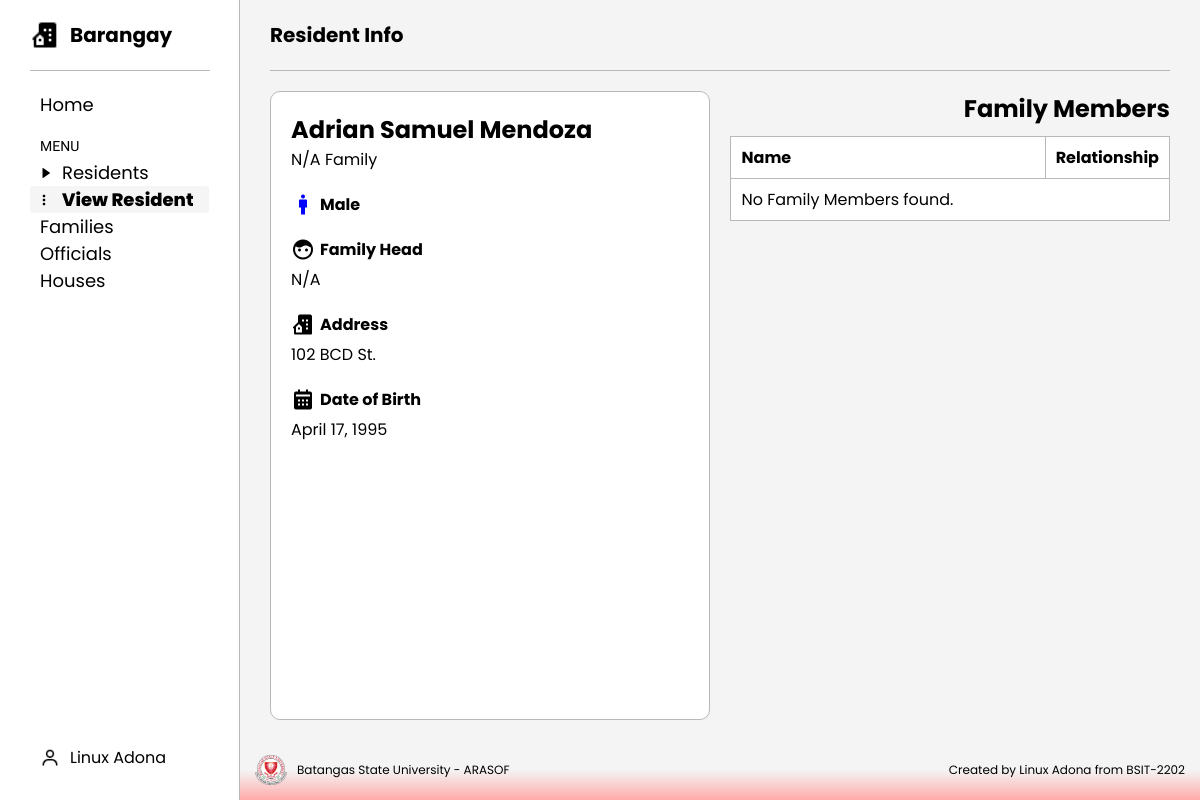
The page /residents-page/view_resident.php?id=66 on the database as committed earlier.
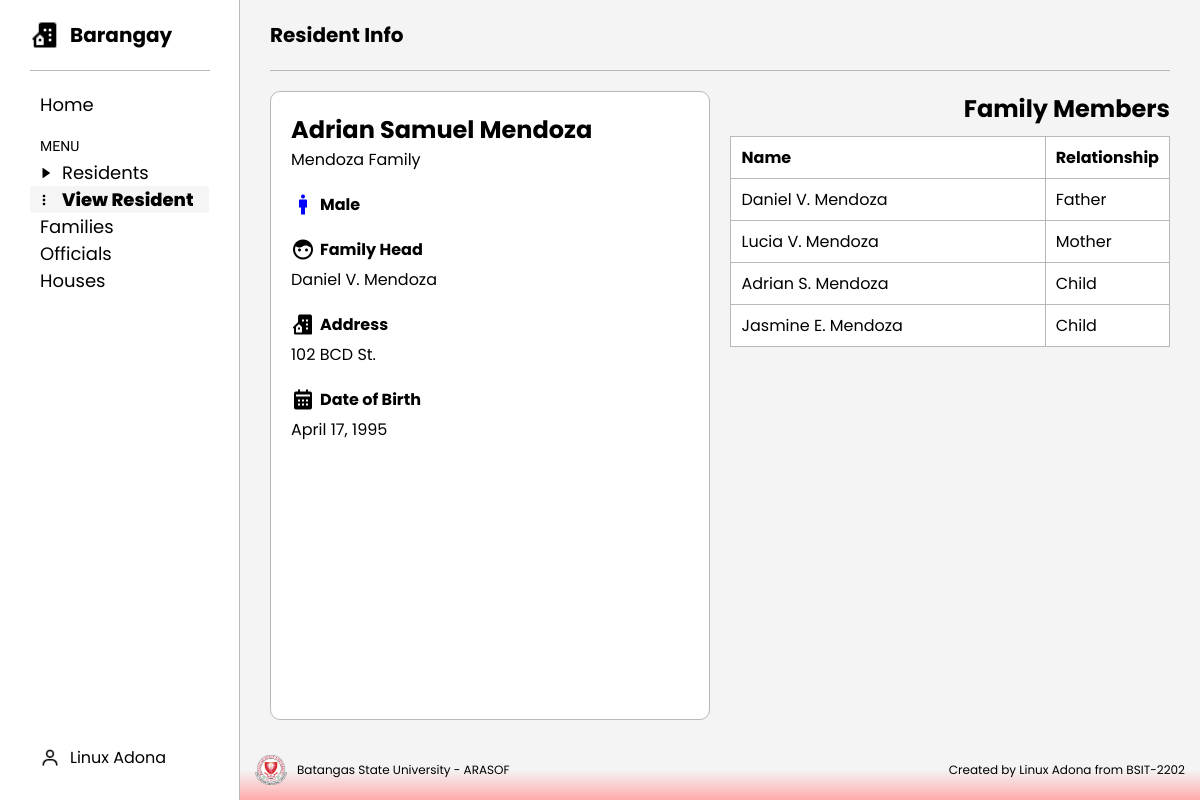
The same page on the database as committed later.
### tables this page shows
CREATE TABLE `resident` (
  `resident_id` int(11) NOT NULL,
  `first_name` varchar(50) DEFAULT NULL,
  `middle_name` varchar(50) DEFAULT NULL,
  `last_name` varchar(50) DEFAULT NULL,
  `gender` enum('Male','Female') DEFAULT NULL,
  `date_of_birth` date DEFAULT NULL,
  `address_id` int(11) DEFAULT NULL,
  `family_head` tinyint(1) DEFAULT NULL,
  `family_id` int(11) DEFAULT NULL
);

CREATE TABLE `address` (
  `address_id` int(11) NOT NULL,
  `house_number` varchar(20) DEFAULT NULL,
  `street` varchar(100) DEFAULT NULL,
  `barangay_id` int(11) DEFAULT NULL
);

CREATE TABLE `family` (
  `family_id` int(11) NOT NULL,
  `family_name` varchar(100) DEFAULT NULL,
  `address_id` int(11) DEFAULT NULL,
  `family_head_id` int(11) DEFAULT NULL
);

### residents-page/view_resident.php (the view, shortened to what this page needs)
<?php include "../brgy_management/db.php"; ?>
<?php include "../brgy_management/tables/residents_info/resident_details.php"; ?>
<?php include "../brgy_management/tables/residents_info/resident_family.php"; ?>
<!DOCTYPE html>
<html lang="en">
<head>
    <link rel="stylesheet" href="../styles/residents/info.css">
    <link rel="stylesheet" href="../styles/style.css">
    <link href='https://unpkg.com/boxicons@2.1.4/css/boxicons.min.css' rel='stylesheet'>
</head>
<body>
    <?php
    $resident_id = isset($_GET['id']) ? $_GET['id'] : 0;
    $resident = getResidentDetails($conn, $resident_id);
    ?>
    <div class="sidebar">
        <div class="brgy-logo">
            <img />
            <h2>Barangay</h2>
        </div>
        <div class="nav">
            <ul>
                <li><a href="../index.php">Home</a></li>
            </ul>
            <ul>
                <div class="seperator">MENU</div>
                <div class="menu">
                    <li>
                        <img />
                        <a href="residents.php">Residents</a>
                    </li>
                    <li class="active">
                        <i class='bx bx-dots-vertical-rounded'></i>
                        <?php
                        $resident_id = isset($_GET["id"]) ? $_GET["id"] : 0;
                        echo "<a href='view_resident.php?id=" . $resident_id . "'>View Resident</a>";
                        ?>
                    </li>
                    <li>
                        <a href="../families-page/families.php">Families</a>
                    </li>
                    <li>
                        <a href="../officials-page/officials.php">Officials</a>
                    </li>
                    <li>
                        <a href="../houses-page/houses.php">Houses</a>
                    </li>
                </div>
            </ul>
        </div>
        <div class="session">
            <div class="user">
                <a href="https://www.facebook.com/Linux.Sale.Adona">
                    <img />
                    <p>Linux Adona</p>
                </a>
            </div>
        </div>
    </div>
    <div class="main">
        <header>
            <h2>Resident Info</h2>
        </header>
        <div class="content">
            <div class="left-bx">
                <div class="resident-bx">
                    <h2>
                        <?php echo $resident ? $resident['first_name'] . " " . $resident['middle_name'] . " " . $resident['last_name'] : "Resident not found."; ?>
                    </h2>
                    <p><?php echo getFamilyName($conn, $resident['family_id'] ?? 0); ?> Family</p>
                </div>
                <div class="resident-info-bx">
                    <div class="info-bx">
                        <?php echo getGender($conn, $resident_id ?? 0); ?>
                        <h4><?php echo $resident['gender'] ?? "N/A"; ?></h4>
                    </div>
                    <div class="info-bx">
                        <i class='bx bxs-face'></i>
                        <h4>Family Head</h4>
                    </div>
                    <p><?php echo getFamilyHead($conn, $resident['family_id'] ?? 0) ?></p>
                    <div class="info-bx">
                        <i class='bx bxs-building-house'></i>
                        <h4>Address</h4>
                    </div>
                    <p><?php echo isset($resident) ? $resident['house_number'] . " " . $resident['street'] : 'N/A'; ?></p>
                    <div class="info-bx">
                        <i class='bx bxs-calendar'></i>
                        <h4>Date of Birth</h4>
                    </div>
                    <p><?php echo isset($resident['date_of_birth']) ? date("F j, Y", strtotime($resident['date_of_birth'])) : 'N/A'; ?></p>
                </div>
            </div>
            <div class="right-bx">
                <h2>Family Members</h2>
                <table>
                    <thead>
                        <tr>
                            <th>Name</th>
                            <th>Relationship</th>
                        </tr>
                    </thead>
                    <tbody>
                        <?php echo loadFamilyMembers($conn, $resident['family_id'] ?? 0); ?>
                    </tbody>
                </table>
            </div>
        </div>
        <footer>
            <div class="bsu-logo">
                <img src="../imgs/Batangas_State_Logo.png">
                <p>Batangas State University - ARASOF</p>
            </div>
            <p>Created by Linux Adona from BSIT-2202</p>
        </footer>
    </div>
</body>
</html>

### brgy_management/tables/residents_info/resident_details.php (shortened to what this page needs)
<?php
function getResidentDetails($conn, $resident_id)
{
    $sql = "SELECT r.first_name, r.middle_name, r.last_name, r.gender, a.house_number, a.street, r.family_id, r.date_of_birth
            FROM resident r
            JOIN address a ON r.address_id = a.address_id
            WHERE r.resident_id = ?";
    $stmt = $conn->prepare($sql);
    $stmt->bind_param("i", $resident_id);
    $stmt->execute();
    $result = $stmt->get_result();
    return $result->fetch_assoc();
}
function getFamilyName($conn, $family_id)
{
    if ($family_id <= 0) return 'N/A';
    $sql = "SELECT family_name FROM family WHERE family_id = ?";
    $stmt = $conn->prepare($sql);
    $stmt->bind_param("i", $family_id);
    $stmt->execute();
    $result = $stmt->get_result();
    return $result->num_rows > 0 ? $result->fetch_assoc()['family_name'] : 'N/A';
}
function getFamilyHead($conn, $family_id)
{
    if ($family_id <= 0) return 'N/A';
    $sql = "SELECT r.first_name, r.middle_name, r.last_name
            FROM resident r
            JOIN family f ON r.family_id = f.family_id
            JOIN family_head h ON r.resident_id = h.resident_id
            WHERE f.family_id = ?";
    $stmt = $conn->prepare($sql);
    $stmt->bind_param("i", $family_id);
    $stmt->execute();
    $result = $stmt->get_result();
    if ($result->num_rows > 0) {
        $head = $result->fetch_assoc();
        return $head['first_name'] . " " . substr($head['middle_name'], 0, 1) . ". " . $head['last_name'];
    }
    return 'N/A';
}
function getGender($conn, $resident_id)
{
    $sql = "SELECT gender FROM resident WHERE resident_id = ?";
    $stmt = $conn->prepare($sql);
    $stmt->bind_param("i", $resident_id);
    $stmt->execute();
    $result = $stmt->get_result();
    if ($result->num_rows > 0) {
        $resident = $result->fetch_assoc();
        if ($resident['gender'] == 'Male') {
            return "<i class='bx bx-male' style='color: blue;'></i>";
        } else {
            return "<i class='bx bx-female' style='color: palevioletred;'></i>";
        }
    }
    return "N/A";
}

### brgy_management/tables/residents_info/resident_family.php
<?php
function loadFamilyMembers($conn, $family_id)
{
    $sql = "SELECT r.first_name, r.middle_name, r.last_name, r.resident_id,
                   CASE
                       WHEN rel.father_id = r.resident_id THEN 'Father'
                       WHEN rel.mother_id = r.resident_id THEN 'Mother'
                       WHEN rel.child_id = r.resident_id THEN 'Child'
                       ELSE 'Sibling'
                   END AS relationship
            FROM resident r
            JOIN relationships rel ON r.family_id = rel.family_id
            WHERE r.family_id = ? AND (rel.father_id = r.resident_id OR rel.mother_id = r.resident_id OR rel.child_id = r.resident_id)";
    $stmt = $conn->prepare($sql);
    $stmt->bind_param("i", $family_id);
    $stmt->execute();
    $result = $stmt->get_result();
    $output = "";
    if ($result->num_rows > 0) {
        while ($row = $result->fetch_assoc()) {
            $output .= "<tr>
                        <td><a href='view_resident.php?id=" . $row['resident_id'] . "'>" . $row['first_name'] . " " . substr($row['middle_name'], 0, 1) . ". " . $row['last_name'] . "</a></td>
                        <td>" . $row['relationship'] . "</td>
                    </tr>";
        }
    } else {
        $output .= "<tr><td colspan='2'>No Family Members found.</td></tr>";
    }
    return $output;
}

### styles/residents/info.css (style rules this page uses)
.content { margin: 20px 30px; display: flex; gap: 20px; justify-content: space-between; }
.left-bx { justify-content: center; align-items: center; background-color: #fff; padding: 20px; border: 1px solid #b8b8b8; border-radius: 10px; width: 50%; }
.right-bx { display: flex; flex-direction: column; gap: 10px; text-align: right; width: 50%; height: calc(100vh - 171px); }
.info-bx { margin: 20px 0 5px 0; display: flex; align-items: center; gap: 5px; }
.info-bx i { font-size: 24px; }
table { width: 100%; border-collapse: collapse; border: 1px solid #b8b8b8; }
table, th, td { border: 1px solid #ddd; }
th, td { padding: 8px 10px; text-align: left; background-color: #fff; border: 1px solid #b8b8b8; }
td { white-space: nowrap; }
td a { text-decoration: none; color: inherit; transition: all 0.3 ease; }
th:nth-child(1), td:nth-child(1) { width: auto; }
th:nth-child(2), td:nth-child(2) { width: 1%; }

### styles/style.css (style rules this page uses)
* { margin: 0; padding: 0; box-sizing: border-box; font-family: 'Poppins', sans-serif; }
body { height: 100vh; background: #f4f4f4; overflow: auto; }
.sidebar { position: fixed; display: flex; flex-direction: column; align-items: flex-start; width: 240px; height: 100vh; border-right: 1px solid #b8b8b8; background-color: #fff; z-index: 1000; }
.brgy-logo { display: flex; padding: 20px 0; align-items: center; margin: 0 30px; gap: 10px; width: 180px; border-bottom: 1px solid #b8b8b8; }
.brgy-logo img { height: 30px; }
.brgy-logo h2 { font-size: 20px; }
.nav { width: 100%; padding: 20px 30px; }
.nav ul li { display: flex; list-style: none; align-items: center; border-radius: 3px; }
.nav ul li img { height: 12px; padding-left: 10px; }
.nav ul li a { width: 100%; }
.nav a { display: flex; flex-direction: column; text-decoration: none; font-size: 18px; color: inherit; gap: 10px; padding: 0 10px; border-radius: 3px; }
.nav .seperator { font-size: 14px; font-family: 'Lexend Giga', sans-serif; margin-top: 20px; margin-bottom: 5px; }
.active { font-weight: 800; background-color: #f5f5f5; }
.active i { margin-left: 6px; }
.seperator { padding-left: 10px; }
.menu li { list-style: none; display: flex; align-items: center; border-radius: 3px; }
.menu li a { width: 100%; }
.menu img { height: 12px; padding-left: 10px; }
.session { display: flex; justify-content: space-between; align-items: center; width: 100%; margin-top: auto; padding: 20px 30px; gap: 10px; }
.user { display: flex; align-items: center; padding: 10px; gap: 10px; border-radius: 4px; cursor: pointer; }
.user a { text-decoration: none; display: flex; color: inherit; gap: 10px; align-items: center; }
.session .user p { font-size: 16px; }
.user img { height: 20px; }
.main { margin-left: 240px; display: flex; flex-direction: column; min-height: 100vh; }
header { display: flex; position: static; padding: 20px 0; margin: 0 30px; justify-content: space-between; border-bottom: 1px solid #b8b8b8; }
header h2 { font-size: 20px; }
footer { margin-top: auto; padding: 15px; font-size: 12px; display: flex; justify-content: space-between; background: linear-gradient(to top, #ffaaaa, #f4f4f4, #f4f4f4); align-items: center; }
.bsu-logo { display: flex; align-items: center; gap: 10px; }
.bsu-logo img { height: 30px; }

Rows that differ between the two databases and show on the page:
now on one of the page's lists (row edited): resident: first_name "Adrian", middle_name "S", last_name "Mendoza"
changed resident "Adrian": family.family_name "N/A" → "Mendoza"; family "N/A" → (not shown)
now on this page (row edited): resident: first_name "Daniel", middle_name "V", last_name "Mendoza", relationship "Father"
now on this page (row edited): resident: first_name "Lucia", middle_name "V", last_name "Mendoza", relationship "Mother"
now on this page (row edited): resident: first_name "Jasmine", middle_name "E", last_name "Mendoza", relationship "Child"
Other text that changed with them:
getFamilyHead($conn, $resident['family_id'] ?? 0): (not shown) → "Daniel V. Mendoza"
text no longer shown: "No Family Members found."
